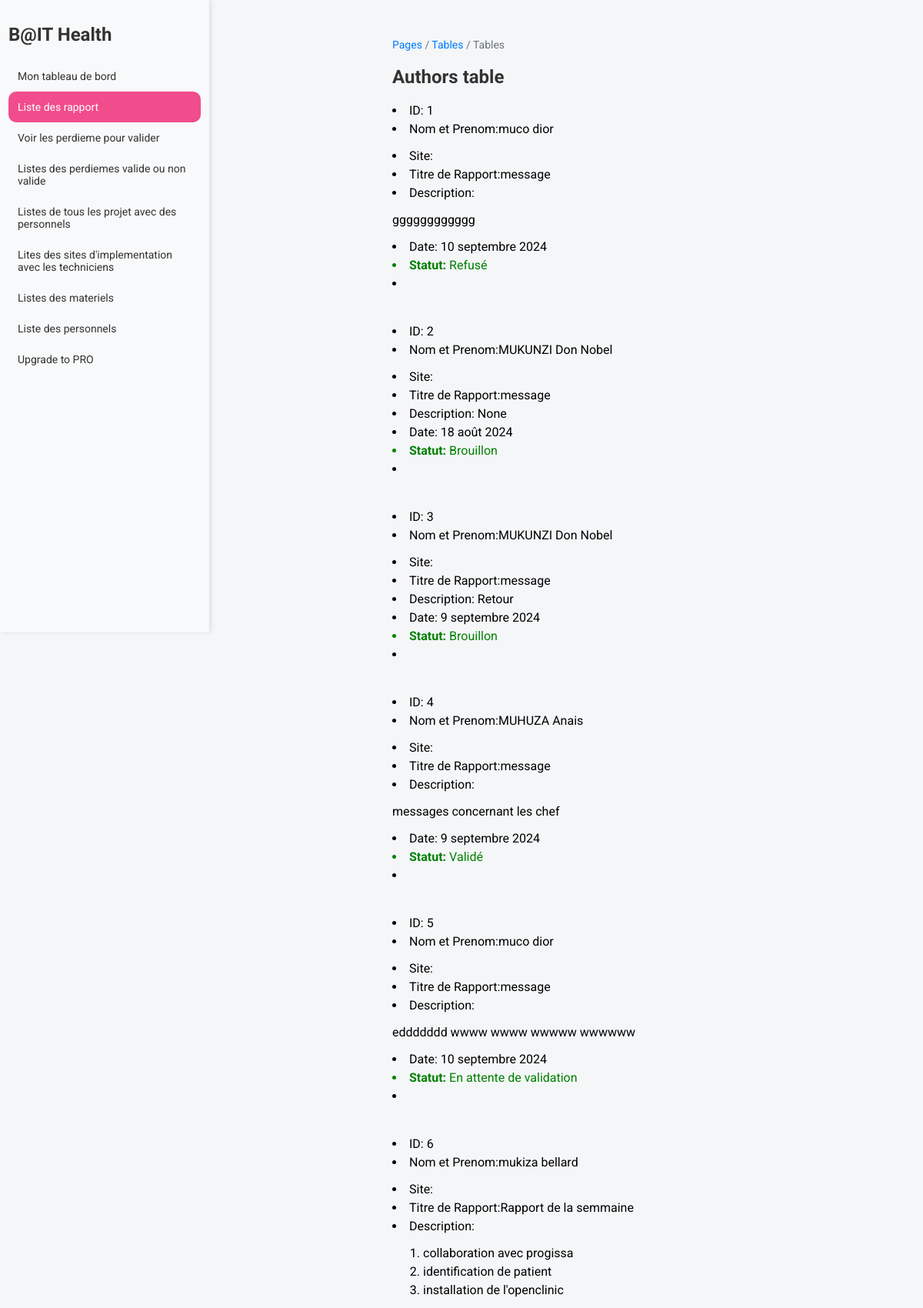
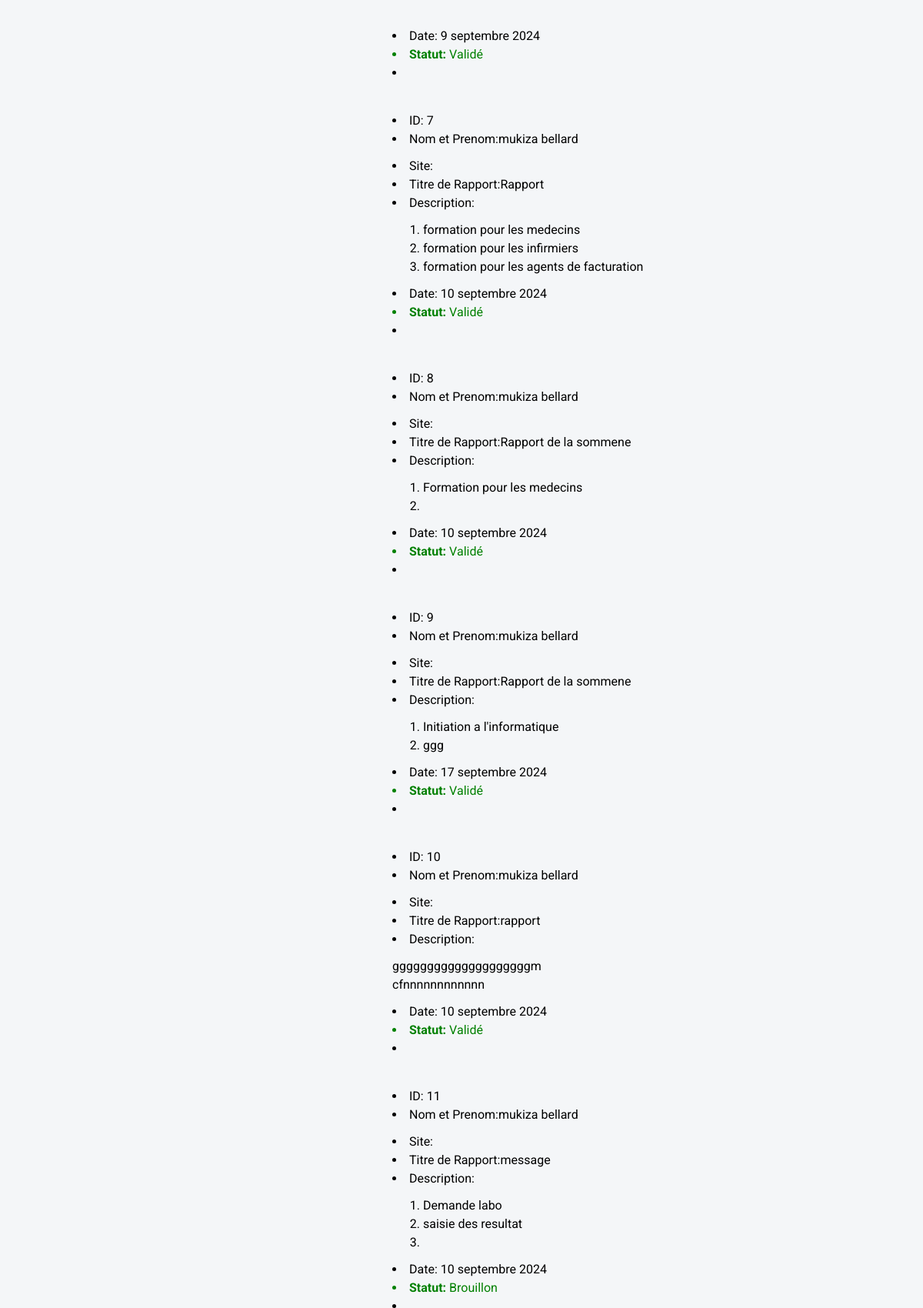
/listerapport (upper part), run on the app's committed database (2 pictures, top to bottom).
### App/models.py (models this page shows, shortened)
class Rapport(models.Model):
    personnel=models.ForeignKey(Personnel,on_delete=models.CASCADE,null=True)
    site=models.ForeignKey(Site,on_delete=models.CASCADE,null=True)
    titre_rapport=models.CharField(max_length=150,null=True)
    description = RichTextField(null=True) # Utilisation de CKEDITOR pour le champ de contenu
    date=models.DateField()
    STATUT_CHOICES = [
        ('Brouillon', 'Brouillon'),
        ('En attente', 'En attente de validation'),
        ('Valide', 'Validé'),
        ('Refuse', 'Refusé'),
    ]
    statut = models.CharField(max_length=10, choices=STATUT_CHOICES, default='Brouillon')

class Personnel(models.Model):
    user=models.OneToOneField(User, on_delete=models.CASCADE,related_name="personnel_user")
    nom_prenom=models.CharField(max_length=100,blank=True, null=True)
    date_naissance =models.DateField(default=datetime.now,null=True)
    genre =models.CharField(max_length=100,null=True)
    role = models.CharField(max_length=50, null=True,choices=[('Choisisez','Choisisez'),('Chef', 'Chef'), ('Responsable', 'Responsable'),('Technicien','Technicien')])
    telephone =models.CharField(max_length=100,null=True)
    address=models.CharField(max_length=100, null = True)
    date_enre=models.DateField(default=datetime.now,null=True)

### App/views.py (the view)
# urls.py: path('listerapport',views.liste_rapport,name='listerapport'),
def liste_rapport(request):
    rapports = Rapport.objects.all()
    is_chef_or_admin = request.user.groups.filter(name='Chef').exists() or request.user.is_superuser
    return render(request, 'liste_rapport.html', {
        'rapports': rapports,
        'is_chef_or_admin': is_chef_or_admin  # Passer l'information au template
    })

### App/templates/liste_rapport.html (shortened to what this page needs)
{% block content %}
{% load static %}
<!DOCTYPE html>
<html lang="en">
<head>
    <link rel="stylesheet" href="{% static 'css/styl.css' %}">
</head>
<body>
    <div class="sidebar">
        <h2>B@IT Health</h2>
        <nav style="text-decoration: none;">
            <a href="{% url 'tableaubord' %}"> Mon tableau de bord</a>
            <a href="#" class="active"> Liste des rapport</a>
               <a href="{% url 'listeperdieme' %}">Voir les perdieme pour valider</a>
                <a href="{% url 'listeperdi' %}">Listes des perdiemes valide ou non valide </a>
                <a href="{% url 'listedesprojet' %}">Listes de tous les projet avec des personnels </a>
                <a href="{% url 'listedesprojet' %}">Lites des sites d'implementation avec les techniciens </a>
                <a href="{% url 'liste_materiel' %}">Listes des materiels</a>
                <a href="{% url 'liste_personnel' %}"> Liste des personnels</a>
        </nav>
        <div class="sidebar-footer">
            <a href="#" class="upgrade-btn">Upgrade to PRO</a>
        </div>
    </div>
    <div class="table-container " style="margin-left:40%;">
        <div class="breadcrumb">
            <a href="#">Pages</a> / <a href="#">Tables</a> / Tables
        </div>
        <h2>Authors table</h2>
            {% for rapport in rapports %}
                               <li> ID: {{ rapport.id}} </li>
                              <li>Nom et Prenom:{{ rapport.personnel.nom_prenom}}</p> </li>
                                <li>Site:{{ rapport.site.nom_site}}</li>
                               <li> Titre de Rapport:{{ rapport.titre_rapport}} </li>
                                <li>Description: {{ rapport.description|safe}} </li>
                               <li > Date: {{ rapport.date}}</li>
                               <li style="color: green;"><strong>Statut:</strong>
                                        {% if rapport.statut == 'Valide' %}
                                            Validé
                                        {% elif rapport.statut == 'Refuse' %}
                                            Refusé
                                        {% elif rapport.statut == 'En attente' %}
                                            En attente de validation
                                        {% else %}
                                            Brouillon
                                        {% endif %}</li>
                                 <li>  </li><br><br>
            {% endfor %}
        </div>
    </body>
    </html>
    {% endblock %}

### App/static/css/styl.css (style rules this page uses)
.sidebar { background-color: #f8f9fa; width: 250px; height: 100vh; position: fixed; left: 0; top: 0; padding: 11px; box-shadow: 2px 0 5px rgba(0, 0, 0, 0.1); }
.sidebar a { display: block; color: #333; padding: 12px; text-decoration: none; font-size: 14px; transition: background-color 0.3s ease; }
.sidebar .active { background-color: #f14c8b; color: white; border-radius: 10px; }
.table-container { margin-left: 260px; padding: 30px; }
body { font-family: 'Roboto', sans-serif; background-color: #f4f6f8; margin: 0; padding: 0; }
h2 { font-size: 24px; color: #333; margin-bottom: 20px; }
.breadcrumb { margin-bottom: 20px; font-size: 14px; color: #6c757d; }
.breadcrumb a { color: #007bff; text-decoration: none; }
.table-container { margin-top: 20px; }
ul { list-style-type: none; padding-left: 0; }
li { margin-bottom: 5px; }

### data on the page
Rapport: id "1", personnel.nom_prenom "muco dior", titre_rapport "message", description "gggggggggggg", date "10 septembre 2024", statut "Refusé"
Rapport: id "2", personnel.nom_prenom "MUKUNZI Don Nobel", titre_rapport "message", description "None", date "18 août 2024", statut "Brouillon"
Rapport: id "3", personnel.nom_prenom "MUKUNZI Don Nobel", titre_rapport "message", description "Retour", date "9 septembre 2024", statut "Brouillon"
Rapport: id "4", personnel.nom_prenom "MUHUZA Anais", titre_rapport "message", description "messages concernant les chef", date "9 septembre 2024", statut "Validé"
Rapport: id "5", personnel.nom_prenom "muco dior", titre_rapport "message", description "eddddddd wwww wwww wwwww wwwwww", date "10 septembre 2024", statut "En attente de validation"
Rapport: id "6", personnel.nom_prenom "mukiza bellard", titre_rapport "Rapport de la semmaine", description "collaboration avec progissa identification de patient installation de l'openclinic", date "9 septembre 2024", statut "Validé"
Rapport: id "7", personnel.nom_prenom "mukiza bellard", titre_rapport "Rapport", description "formation pour les medecins formation pour les infirmiers formation pour les agents de facturation", date "10 septembre 2024", statut "Validé"
Rapport: id "8", personnel.nom_prenom "mukiza bellard", titre_rapport "Rapport de la sommene", description "Formation pour les medecins", date "10 septembre 2024", statut "Validé"
Rapport: id "9", personnel.nom_prenom "mukiza bellard", titre_rapport "Rapport de la sommene", description "Initiation a l'informatique ggg", date "17 septembre 2024", statut "Validé"
Rapport: id "10", personnel.nom_prenom "mukiza bellard", titre_rapport "rapport", description "ggggggggggggggggggggm cfnnnnnnnnnnnn", date "10 septembre 2024", statut "Validé"
Rapport: id "11", personnel.nom_prenom "mukiza bellard", titre_rapport "message", description "Demande labo saisie des resultat", date "10 septembre 2024", statut "Brouillon"
